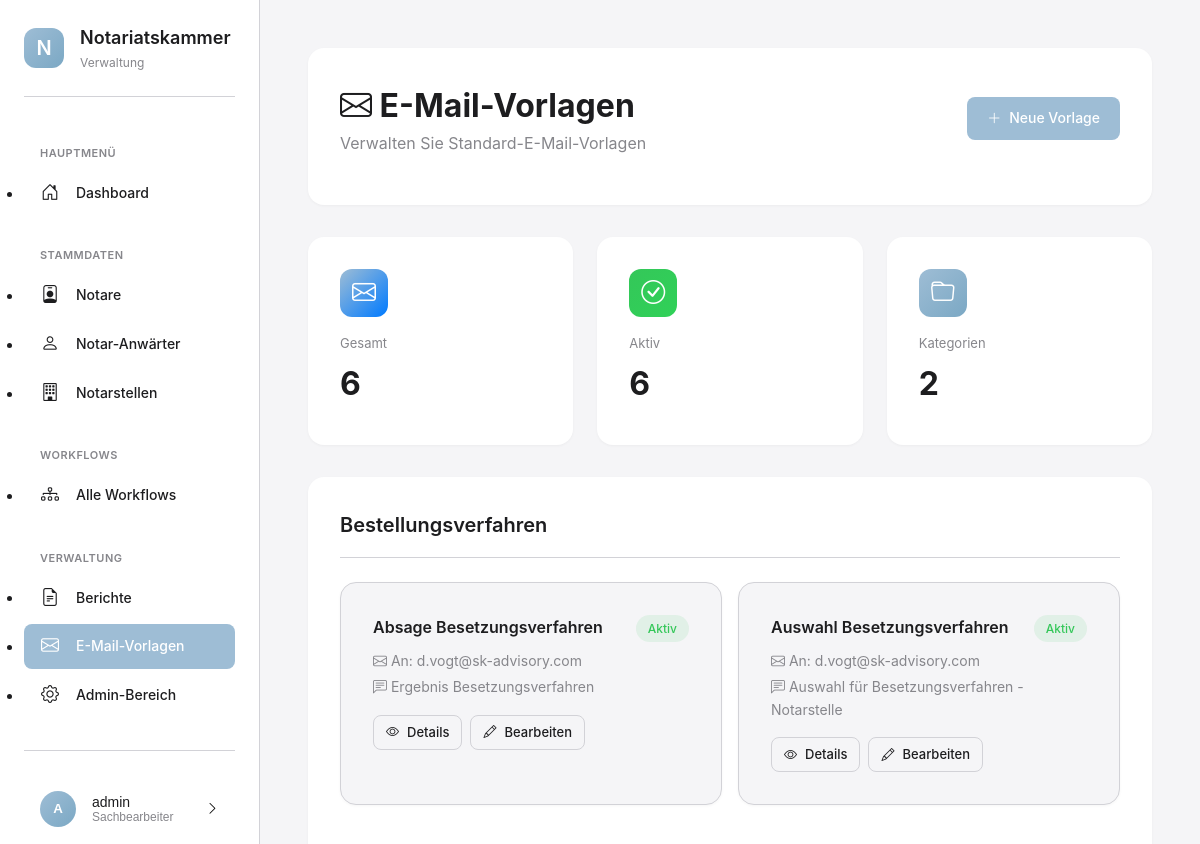
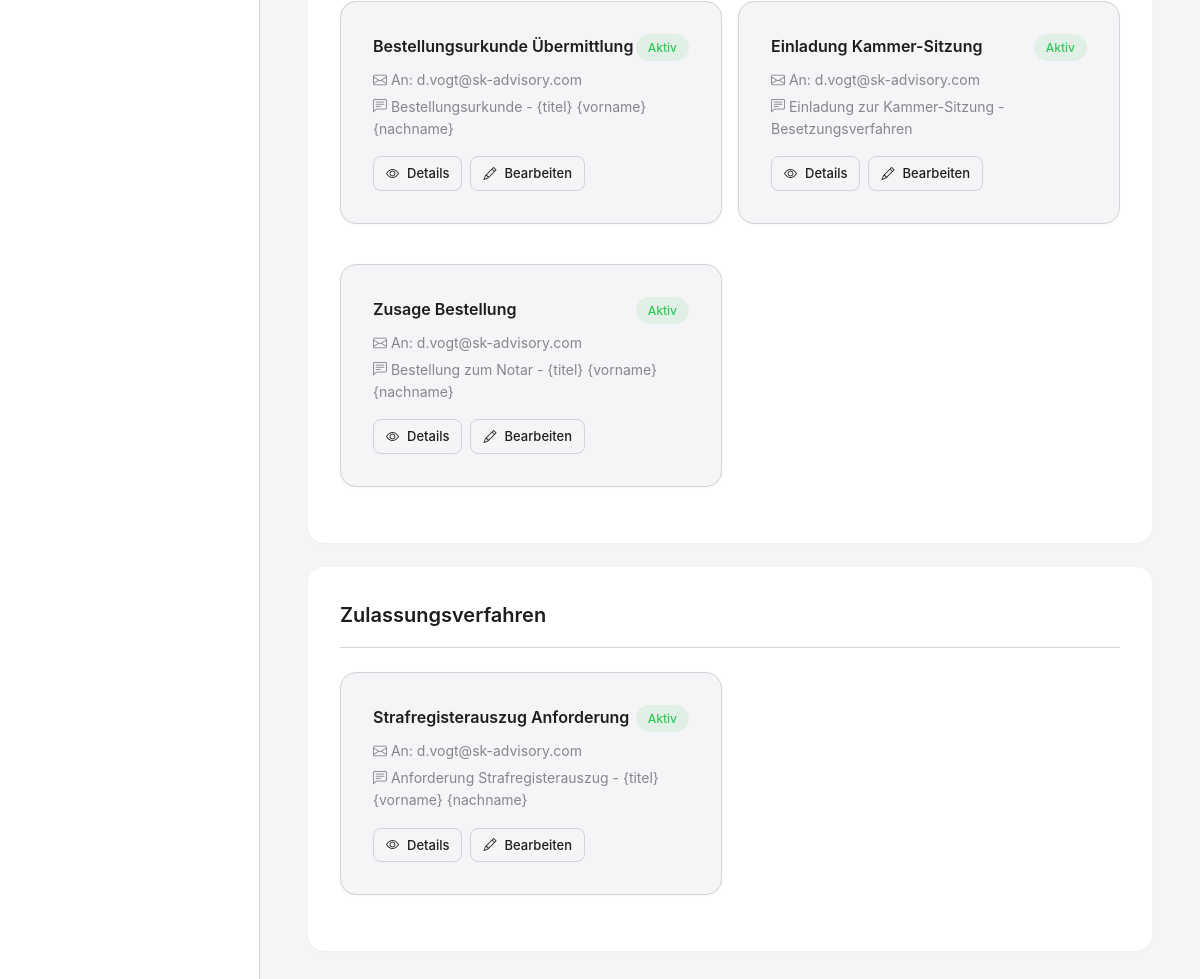
Page /emails/vorlagen/ (signed in) on the committed database (2 pictures, top to bottom).
### apps/benutzer/models.py (models this page shows, shortened)
class KammerBenutzer(AbstractUser):
    ROLLEN = [
        ('admin', 'Administrator'),
        ('sachbearbeiter', 'Sachbearbeiter'),
        ('leitung', 'Leitung'),
    ]
    rolle = models.CharField(
        max_length=20,
        choices=ROLLEN,
        default='sachbearbeiter',
        verbose_name='Rolle'
    )
    abteilung = models.CharField(
        max_length=100,
        blank=True,
        verbose_name='Abteilung',
        help_text='z.B. "Zulassungen", "Aufsicht", "Allgemein"'
    )
    telefon = models.CharField(
        max_length=50,
        blank=True,
        verbose_name='Telefon'
    )
    class Meta:
        verbose_name = 'Kammermitarbeiter'
        verbose_name_plural = 'Kammermitarbeiter'
        ordering = ['last_name', 'first_name']

### apps/emails/models.py (models this page shows, shortened)
class EmailVorlage(models.Model):
    KATEGORIE_CHOICES = [
        ('strafregister', 'Strafregisterauszug'),
        ('bestellung', 'Bestellungsverfahren'),
        ('zulassung', 'Zulassungsverfahren'),
        ('aufsicht', 'Aufsichtsangelegenheiten'),
        ('allgemein', 'Allgemein'),
        ('sonstiges', 'Sonstiges'),
    ]
    name = models.CharField(
        max_length=200,
        verbose_name='Name der Vorlage',
        help_text='z.B. "Anfrage Strafregisterauszug"'
    )
    kategorie = models.CharField(
        max_length=50,
        choices=KATEGORIE_CHOICES,
        default='allgemein',
        verbose_name='Kategorie'
    )
    betreff = models.CharField(
        max_length=200,
        verbose_name='E-Mail-Betreff'
    )
    nachricht = models.TextField(
        verbose_name='E-Mail-Text',
        help_text='Platzhalter: {vorname}, {nachname}, {titel}, {notar_id}, {anwaerter_id}, {notarstelle}'
    )
    standard_empfaenger = models.EmailField(
        verbose_name='Standard-Empfänger',
        help_text='Standard-E-Mail-Adresse, an die diese Vorlage gesendet wird'
    )
    cc_empfaenger = models.CharField(
        max_length=500,
        blank=True,
        verbose_name='CC-Empfänger',
        help_text='Mehrere E-Mail-Adressen mit Komma trennen'
    )
    ist_aktiv = models.BooleanField(
        default=True,
        verbose_name='Aktiv'
    )
    erstellt_am = models.DateTimeField(auto_now_add=True)
    aktualisiert_am = models.DateTimeField(auto_now=True)
    class Meta:
        verbose_name = 'E-Mail-Vorlage'
        verbose_name_plural = 'E-Mail-Vorlagen'
        ordering = ['kategorie', 'name']

### apps/emails/views.py (the view)
# urls.py: path('vorlagen/', views.vorlagen_liste_view, name='vorlagen_liste'),
@login_required
def vorlagen_liste_view(request):
    vorlagen = EmailVorlage.objects.all().order_by('kategorie', 'name')
    stats = {
        'total': vorlagen.count(),
        'aktiv': vorlagen.filter(ist_aktiv=True).count(),
        'kategorien': vorlagen.values('kategorie').distinct().count(),
    }
    context = {
        'vorlagen': vorlagen,
        'stats': stats,
    }
    return render(request, 'emails/vorlagen_liste.html', context)

### templates/emails/vorlagen_liste.html (shortened to what this page needs)
{% extends 'base_modern.html' %}
{% load static %}
{% block content %}
<div class="page-header">
    <div class="page-header-top">
        <div>
            <h1 class="page-title">
                <i class="bi bi-envelope"></i> E-Mail-Vorlagen
            </h1>
            <p class="page-subtitle">Verwalten Sie Standard-E-Mail-Vorlagen</p>
        </div>
        <div class="page-actions">
            <a href="{% url 'vorlage_erstellen' %}" class="btn btn-primary">
                <i class="bi bi-plus-lg"></i>
                Neue Vorlage
            </a>
        </div>
    </div>
</div>
<div class="stats-grid">
    <div class="stat-card">
        <div class="stat-card-icon blue">
            <i class="bi bi-envelope"></i>
        </div>
        <div class="stat-card-label">Gesamt</div>
        <div class="stat-card-value">{{ stats.total }}</div>
    </div>
    <div class="stat-card">
        <div class="stat-card-icon green">
            <i class="bi bi-check-circle"></i>
        </div>
        <div class="stat-card-label">Aktiv</div>
        <div class="stat-card-value">{{ stats.aktiv }}</div>
    </div>
    <div class="stat-card">
        <div class="stat-card-icon orange">
            <i class="bi bi-folder"></i>
        </div>
        <div class="stat-card-label">Kategorien</div>
        <div class="stat-card-value">{{ stats.kategorien }}</div>
    </div>
</div>
{% regroup vorlagen by get_kategorie_display as vorlagen_kategorien %}
{% for kategorie in vorlagen_kategorien %}
<div class="card" style="margin-bottom: var(--spacing-lg);">
    <div class="card-header">
        <h2 class="card-title">{{ kategorie.grouper }}</h2>
    </div>
    <div class="card-body">
        <div style="display: grid; grid-template-columns: repeat(auto-fill, minmax(350px, 1fr)); gap: var(--spacing-md);">
            {% for vorlage in kategorie.list %}
            <div class="card" style="background: var(--bg-primary); border: 1px solid var(--border-color);">
                <div class="card-body">
                    <div style="display: flex; justify-content: space-between; align-items: start; margin-bottom: var(--spacing-sm);">
                        <h3 style="font-size: 16px; font-weight: 600; margin: 0;">
                            {{ vorlage.name }}
                        </h3>
                        {% if vorlage.ist_aktiv %}
                        <span class="badge badge-success">Aktiv</span>
                        {% else %}
                        <span class="badge badge-secondary">Inaktiv</span>
                        {% endif %}
                    </div>
                    <div style="font-size: 14px; color: var(--text-secondary); margin-bottom: var(--spacing-md);">
                        <div style="margin-bottom: 4px;">
                            <i class="bi bi-envelope"></i> An: {{ vorlage.standard_empfaenger }}
                        </div>
                        <div>
                            <i class="bi bi-chat-left-text"></i> {{ vorlage.betreff }}
                        </div>
                    </div>
                    <div style="display: flex; gap: 8px;">
                        <a href="{% url 'vorlage_detail' vorlage.id %}" class="btn btn-secondary btn-sm">
                            <i class="bi bi-eye"></i> Details
                        </a>
                        <a href="{% url 'vorlage_bearbeiten' vorlage.id %}" class="btn btn-secondary btn-sm">
                            <i class="bi bi-pencil"></i> Bearbeiten
                        </a>
                    </div>
                </div>
            </div>
            {% endfor %}
        </div>
    </div>
</div>
{% endfor %}
{% endblock %}

### templates/base_modern.html (shortened to what this page needs)
{% load static %}
<!DOCTYPE html>
<html lang="de">
<head>
    <link rel="stylesheet" href="https://cdn.jsdelivr.net/npm/bootstrap-icons@1.11.3/font/bootstrap-icons.min.css">
    <link rel="stylesheet" href="{% static 'css/modern-style.css' %}">
</head>
<body>
    <aside class="sidebar">
        <div class="sidebar-logo">
            <div class="sidebar-logo-icon">
                N
            </div>
            <div class="sidebar-logo-text">
                <h1>Notariatskammer</h1>
                <p>Verwaltung</p>
            </div>
        </div>
        <nav class="sidebar-nav">
            <div class="sidebar-nav-section">
                <div class="sidebar-nav-section-title">Hauptmenü</div>
                <ul>
                    <li class="sidebar-nav-item">
                        <a href="{% url 'dashboard' %}" class="sidebar-nav-link {% if request.resolver_match.url_name == 'dashboard' %}active{% endif %}">
                            <i class="bi bi-house-door"></i>
                            <span>Dashboard</span>
                        </a>
                    </li>
                </ul>
            </div>
            <div class="sidebar-nav-section">
                <div class="sidebar-nav-section-title">Stammdaten</div>
                <ul>
                    <li class="sidebar-nav-item">
                        <a href="{% url 'notare_liste' %}" class="sidebar-nav-link {% if 'notare' in request.path %}active{% endif %}">
                            <i class="bi bi-person-badge"></i>
                            <span>Notare</span>
                        </a>
                    </li>
                    <li class="sidebar-nav-item">
                        <a href="{% url 'anwaerter_liste' %}" class="sidebar-nav-link {% if 'anwaerter' in request.path %}active{% endif %}">
                            <i class="bi bi-person"></i>
                            <span>Notar-Anwärter</span>
                        </a>
                    </li>
                    <li class="sidebar-nav-item">
                        <a href="{% url 'notarstellen_liste' %}" class="sidebar-nav-link {% if 'notarstellen' in request.path %}active{% endif %}">
                            <i class="bi bi-building"></i>
                            <span>Notarstellen</span>
                        </a>
                    </li>
                </ul>
            </div>
            <div class="sidebar-nav-section">
                <div class="sidebar-nav-section-title">Workflows</div>
                <ul>
                    <li class="sidebar-nav-item">
                        <a href="{% url 'workflow_liste' %}" class="sidebar-nav-link {% if 'workflows' in request.path and 'workflow_liste' in request.resolver_match.url_name %}active{% endif %}">
                            <i class="bi bi-diagram-3"></i>
                            <span>Alle Workflows</span>
                        </a>
                    </li>
                </ul>
            </div>
            <div class="sidebar-nav-section">
                <div class="sidebar-nav-section-title">Verwaltung</div>
                <ul>
                    <li class="sidebar-nav-item">
                        <a href="{% url 'berichte_uebersicht' %}" class="sidebar-nav-link {% if 'berichte' in request.path %}active{% endif %}">
                            <i class="bi bi-file-earmark-text"></i>
                            <span>Berichte</span>
                        </a>
                    </li>
                    <li class="sidebar-nav-item">
                        <a href="{% url 'vorlagen_liste' %}" class="sidebar-nav-link {% if 'emails' in request.path %}active{% endif %}">
                            <i class="bi bi-envelope"></i>
                            <span>E-Mail-Vorlagen</span>
                        </a>
                    </li>
                    <li class="sidebar-nav-item">
                        <a href="/admin/" class="sidebar-nav-link">
                            <i class="bi bi-gear"></i>
                            <span>Admin-Bereich</span>
                        </a>
                    </li>
                </ul>
            </div>
        </nav>
        <div class="user-menu">
            <button class="user-menu-button" onclick="toggleUserMenu()">
                <div class="user-avatar">
                    {{ user.first_name.0|default:user.username.0|upper }}
                </div>
                <div class="user-info">
                    <div class="user-name">{{ user.get_full_name|default:user.username }}</div>
                    <div class="user-role">{{ user.get_rolle_display|default:"Benutzer" }}</div>
                </div>
                <i class="bi bi-chevron-right"></i>
            </button>
        </div>
    </aside>
    <main class="main-content">
        {% block content %}{% endblock %}
    </main>
</body>
</html>

### rows in the picture
KammerBenutzer: first_name.0 "A", get_full_name "admin", rolle "Sachbearbeiter"
EmailVorlage: name "Absage Besetzungsverfahren", ist_aktiv "Aktiv", standard_empfaenger "d.vogt@sk-advisory.com", betreff "Ergebnis Besetzungsverfahren"
EmailVorlage: name "Auswahl Besetzungsverfahren", ist_aktiv "Aktiv", standard_empfaenger "d.vogt@sk-advisory.com", betreff "Auswahl für Besetzungsverfahren - Notarstelle"
EmailVorlage: name "Bestellungsurkunde Übermittlung", ist_aktiv "Aktiv", standard_empfaenger "d.vogt@sk-advisory.com", betreff "Bestellungsurkunde - {titel} {vorname} {nachname}"
EmailVorlage: name "Einladung Kammer-Sitzung", ist_aktiv "Aktiv", standard_empfaenger "d.vogt@sk-advisory.com", betreff "Einladung zur Kammer-Sitzung - Besetzungsverfahren"
EmailVorlage: name "Zusage Bestellung", ist_aktiv "Aktiv", standard_empfaenger "d.vogt@sk-advisory.com", betreff "Bestellung zum Notar - {titel} {vorname} {nachname}"
EmailVorlage: name "Strafregisterauszug Anforderung", ist_aktiv "Aktiv", standard_empfaenger "d.vogt@sk-advisory.com", betreff "Anforderung Strafregisterauszug - {titel} {vorname} {nachname}"

### other values in the picture
{{ stats.total }} "6"
{{ stats.aktiv }} "6"
{{ stats.kategorien }} "2"
{{ kategorie.grouper }} "Bestellungsverfahren" "Zulassungsverfahren"
